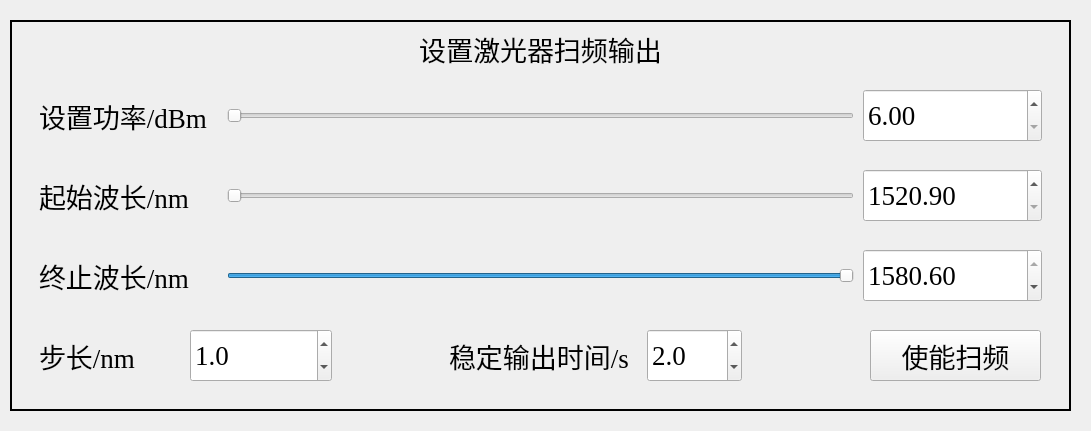
       <widget class="QWidget" name="widget_2" native="true">
        <property name="geometry">
         <rect>
          <x>30</x>
          <y>390</y>
          <width>1091</width>
          <height>431</height>
         </rect>
        </property>
        <widget class="QWidget" name="horizontalLayoutWidget_14">
         <property name="geometry">
          <rect>
           <x>30</x>
           <y>80</y>
           <width>1021</width>
           <height>71</height>
          </rect>
         </property>
         <layout class="QHBoxLayout" name="horizontalLayoutMultiFreqSetPwrLaser_2" stretch="2,7,2">
          <property name="spacing">
           <number>9</number>
          </property>
          <property name="leftMargin">
           <number>9</number>
          </property>
          <property name="topMargin">
           <number>9</number>
          </property>
          <property name="rightMargin">
           <number>9</number>
          </property>
          <property name="bottomMargin">
           <number>9</number>
          </property>
          <item>
           <widget class="QLabel" name="labelMultiFreqSetPwrLaser_2">
            <property name="sizePolicy">
             <sizepolicy hsizetype="Ignored" vsizetype="Ignored">
              <horstretch>0</horstretch>
              <verstretch>0</verstretch>
             </sizepolicy>
            </property>
            <property name="font">
             <font>
              <family>Times New Roman</family>
              <pointsize>20</pointsize>
             </font>
            </property>
            <property name="text">
             <string>设置功率/dBm</string>
            </property>
           </widget>
          </item>
          <item>
           <widget class="QSlider" name="horizontalSliderMultiFreqSetPwrLaser_2">
            <property name="minimum">
             <number>600</number>
            </property>
            <property name="maximum">
             <number>1350</number>
            </property>
            <property name="pageStep">
             <number>50</number>
            </property>
            <property name="orientation">
             <enum>Qt::Horizontal</enum>
            </property>
           </widget>
          </item>
          <item>
           <widget class="QDoubleSpinBox" name="doubleSpinBoxMultiFreqSetPwrLaser_2">
            <property name="sizePolicy">
             <sizepolicy hsizetype="Ignored" vsizetype="Ignored">
              <horstretch>0</horstretch>
              <verstretch>0</verstretch>
             </sizepolicy>
            </property>
            <property name="font">
             <font>
              <family>Times New Roman</family>
              <pointsize>20</pointsize>
             </font>
            </property>
            <property name="decimals">
             <number>2</number>
            </property>
            <property name="minimum">
             <double>6.000000000000000</double>
            </property>
            <property name="maximum">
             <double>13.500000000000000</double>
            </property>
            <property name="singleStep">
             <double>0.010000000000000</double>
            </property>
            <property name="value">
             <double>6.000000000000000</double>
            </property>
           </widget>
          </item>
         </layout>
        </widget>
        <widget class="QWidget" name="horizontalLayoutWidget_15">
         <property name="geometry">
          <rect>
           <x>30</x>
           <y>160</y>
           <width>1021</width>
           <height>71</height>
          </rect>
         </property>
         <layout class="QHBoxLayout" name="horizontalLayoutStartWavelnLaser_2" stretch="2,7,2">
          <property name="spacing">
           <number>9</number>
          </property>
          <property name="leftMargin">
           <number>9</number>
          </property>
          <property name="topMargin">
           <number>9</number>
          </property>
          <property name="rightMargin">
           <number>9</number>
          </property>
          <property name="bottomMargin">
           <number>9</number>
          </property>
          <item>
           <widget class="QLabel" name="labelStartWavelnLaser_2">
            <property name="sizePolicy">
             <sizepolicy hsizetype="Ignored" vsizetype="Ignored">
              <horstretch>0</horstretch>
              <verstretch>0</verstretch>
             </sizepolicy>
            </property>
            <property name="font">
             <font>
              <family>Times New Roman</family>
              <pointsize>20</pointsize>
             </font>
            </property>
            <property name="text">
             <string>起始波长/nm</string>
            </property>
           </widget>
          </item>
          <item>
           <widget class="QSlider" name="horizontalSliderStartWavelnLaser_2">
            <property name="minimum">
             <number>15209</number>
            </property>
            <property name="maximum">
             <number>15806</number>
            </property>
            <property name="singleStep">
             <number>1</number>
            </property>
            <property name="value">
             <number>15209</number>
            </property>
            <property name="orientation">
             <enum>Qt::Horizontal</enum>
            </property>
           </widget>
          </item>
          <item>
           <widget class="QDoubleSpinBox" name="doubleSpinBoxStartWavelnLaser_2">
            <property name="sizePolicy">
             <sizepolicy hsizetype="Ignored" vsizetype="Ignored">
              <horstretch>0</horstretch>
              <verstretch>0</verstretch>
             </sizepolicy>
            </property>
            <property name="font">
             <font>
              <family>Times New Roman</family>
              <pointsize>20</pointsize>
             </font>
            </property>
            <property name="decimals">
             <number>2</number>
            </property>
            <property name="minimum">
             <double>1520.900000000000091</double>
            </property>
            <property name="maximum">
             <double>1580.599999999999909</double>
            </property>
            <property name="singleStep">
             <double>0.100000000000000</double>
            </property>
            <property name="value">
             <double>1520.900000000000091</double>
            </property>
           </widget>
          </item>
         </layout>
        </widget>
        <widget class="QWidget" name="horizontalLayoutWidget_16">
         <property name="geometry">
          <rect>
           <x>30</x>
           <y>240</y>
           <width>1021</width>
           <height>71</height>
          </rect>
         </property>
         <layout class="QHBoxLayout" name="horizontalLayoutEndWavelnLaser_2" stretch="2,7,2">
          <property name="spacing">
           <number>9</number>
          </property>
          <property name="leftMargin">
           <number>9</number>
          </property>
          <property name="topMargin">
           <number>9</number>
          </property>
          <property name="rightMargin">
           <number>9</number>
          </property>
          <property name="bottomMargin">
           <number>9</number>
          </property>
          <item>
           <widget class="QLabel" name="labelEndWavelnLaser_2">
            <property name="sizePolicy">
             <sizepolicy hsizetype="Ignored" vsizetype="Ignored">
              <horstretch>0</horstretch>
              <verstretch>0</verstretch>
             </sizepolicy>
            </property>
            <property name="font">
             <font>
              <family>Times New Roman</family>
              <pointsize>20</pointsize>
             </font>
            </property>
            <property name="text">
             <string>终止波长/nm</string>
            </property>
           </widget>
          </item>
          <item>
           <widget class="QSlider" name="horizontalSliderEndWavelnLaser_2">
            <property name="minimum">
             <number>15209</number>
            </property>
            <property name="maximum">
             <number>15806</number>
            </property>
            <property name="singleStep">
             <number>1</number>
            </property>
            <property name="value">
             <number>15806</number>
            </property>
            <property name="sliderPosition">
             <number>15806</number>
            </property>
            <property name="orientation">
             <enum>Qt::Horizontal</enum>
            </property>
           </widget>
          </item>
          <item>
           <widget class="QDoubleSpinBox" name="doubleSpinBoxEndWavelnLaser_2">
            <property name="sizePolicy">
             <sizepolicy hsizetype="Ignored" vsizetype="Ignored">
              <horstretch>0</horstretch>
              <verstretch>0</verstretch>
             </sizepolicy>
            </property>
            <property name="font">
             <font>
              <family>Times New Roman</family>
              <pointsize>20</pointsize>
             </font>
            </property>
            <property name="decimals">
             <number>2</number>
            </property>
            <property name="minimum">
             <double>1520.900000000000091</double>
            </property>
            <property name="maximum">
             <double>1580.599999999999909</double>
            </property>
            <property name="singleStep">
             <double>0.100000000000000</double>
            </property>
            <property name="value">
             <double>1580.599999999999909</double>
            </property>
           </widget>
          </item>
         </layout>
        </widget>
        <widget class="QWidget" name="horizontalLayoutWidget_17">
         <property name="geometry">
          <rect>
           <x>30</x>
           <y>320</y>
           <width>311</width>
           <height>71</height>
          </rect>
         </property>
         <layout class="QHBoxLayout" name="horizontalLayoutSetplnLaser_2" stretch="2,2">
          <property name="spacing">
           <number>9</number>
          </property>
          <property name="leftMargin">
           <number>9</number>
          </property>
          <property name="topMargin">
           <number>9</number>
          </property>
          <property name="rightMargin">
           <number>9</number>
          </property>
          <property name="bottomMargin">
           <number>9</number>
          </property>
          <item>
           <widget class="QLabel" name="labelSetplnLaser_2">
            <property name="sizePolicy">
             <sizepolicy hsizetype="Ignored" vsizetype="Ignored">
              <horstretch>0</horstretch>
              <verstretch>0</verstretch>
             </sizepolicy>
            </property>
            <property name="font">
             <font>
              <family>Times New Roman</family>
              <pointsize>20</pointsize>
             </font>
            </property>
            <property name="text">
             <string>步长/nm</string>
            </property>
           </widget>
          </item>
          <item>
           <widget class="QDoubleSpinBox" name="doubleSpinBoxSteplnLaser_2">
            <property name="sizePolicy">
             <sizepolicy hsizetype="Ignored" vsizetype="Ignored">
              <horstretch>0</horstretch>
              <verstretch>0</verstretch>
             </sizepolicy>
            </property>
            <property name="font">
             <font>
              <family>Times New Roman</family>
              <pointsize>20</pointsize>
             </font>
            </property>
            <property name="decimals">
             <number>1</number>
            </property>
            <property name="minimum">
             <double>0.100000000000000</double>
            </property>
            <property name="maximum">
             <double>50.000000000000000</double>
            </property>
            <property name="singleStep">
             <double>0.100000000000000</double>
            </property>
            <property name="value">
             <double>1.000000000000000</double>
            </property>
           </widget>
          </item>
         </layout>
        </widget>
        <widget class="QWidget" name="horizontalLayoutWidget_18">
         <property name="geometry">
          <rect>
           <x>440</x>
           <y>320</y>
           <width>311</width>
           <height>71</height>
          </rect>
         </property>
         <layout class="QHBoxLayout" name="horizontalLayoutStableDurLaser_2" stretch="4,2">
          <property name="spacing">
           <number>9</number>
          </property>
          <property name="leftMargin">
           <number>9</number>
          </property>
          <property name="topMargin">
           <number>9</number>
          </property>
          <property name="rightMargin">
           <number>9</number>
          </property>
          <property name="bottomMargin">
           <number>9</number>
          </property>
          <item>
           <widget class="QLabel" name="labelStableDurLaser_2">
            <property name="sizePolicy">
             <sizepolicy hsizetype="Ignored" vsizetype="Ignored">
              <horstretch>0</horstretch>
              <verstretch>0</verstretch>
             </sizepolicy>
            </property>
            <property name="font">
             <font>
              <family>Times New Roman</family>
              <pointsize>20</pointsize>
             </font>
            </property>
            <property name="text">
             <string>稳定输出时间/s</string>
            </property>
           </widget>
          </item>
          <item>
           <widget class="QDoubleSpinBox" name="doubleSpinBoxStableDurLaser_2">
            <property name="sizePolicy">
             <sizepolicy hsizetype="Ignored" vsizetype="Ignored">
              <horstretch>0</horstretch>
              <verstretch>0</verstretch>
             </sizepolicy>
            </property>
            <property name="font">
             <font>
              <family>Times New Roman</family>
              <pointsize>20</pointsize>
             </font>
            </property>
            <property name="decimals">
             <number>1</number>
            </property>
            <property name="minimum">
             <double>0.500000000000000</double>
            </property>
            <property name="maximum">
             <double>60.000000000000000</double>
            </property>
            <property name="singleStep">
             <double>0.100000000000000</double>
            </property>
            <property name="value">
             <double>2.000000000000000</double>
            </property>
           </widget>
          </item>
         </layout>
        </widget>
        <widget class="QLabel" name="labelBgHintWatchMultiLaser_2">
         <property name="geometry">
          <rect>
           <x>10</x>
           <y>20</y>
           <width>1061</width>
           <height>391</height>
          </rect>
         </property>
         <property name="font">
          <font>
           <family>Times New Roman</family>
           <pointsize>20</pointsize>
          </font>
         </property>
         <property name="frameShape">
          <enum>QFrame::WinPanel</enum>
         </property>
         <property name="text">
          <string>设置激光器扫频输出</string>
         </property>
         <property name="alignment">
          <set>Qt::AlignHCenter|Qt::AlignTop</set>
         </property>
         <property name="margin">
          <number>10</number>
         </property>
        </widget>
        <widget class="QPushButton" name="pushButtonMultiFreqEnableLaser_2">
         <property name="enabled">
          <bool>true</bool>
         </property>
         <property name="geometry">
          <rect>
           <x>870</x>
           <y>330</y>
           <width>171</width>
           <height>51</height>
          </rect>
         </property>
         <property name="sizePolicy">
          <sizepolicy hsizetype="Ignored" vsizetype="Ignored">
           <horstretch>0</horstretch>
           <verstretch>0</verstretch>
          </sizepolicy>
         </property>
         <property name="font">
          <font>
           <family>Times New Roman</family>
           <pointsize>20</pointsize>
          </font>
         </property>
         <property name="text">
          <string>使能扫频</string>
         </property>
        </widget>
        <zorder>labelBgHintWatchMultiLaser_2</zorder>
        <zorder>horizontalLayoutWidget_14</zorder>
        <zorder>horizontalLayoutWidget_15</zorder>
        <zorder>horizontalLayoutWidget_16</zorder>
        <zorder>horizontalLayoutWidget_17</zorder>
        <zorder>horizontalLayoutWidget_18</zorder>
        <zorder>pushButtonMultiFreqEnableLaser_2</zorder>
       </widget>
